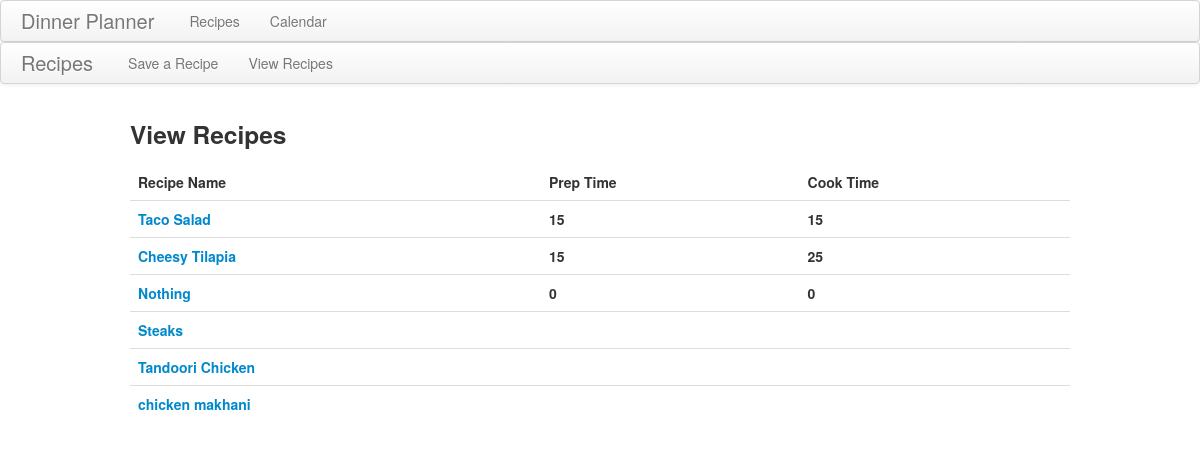
The app's page /recipes/view, older data.
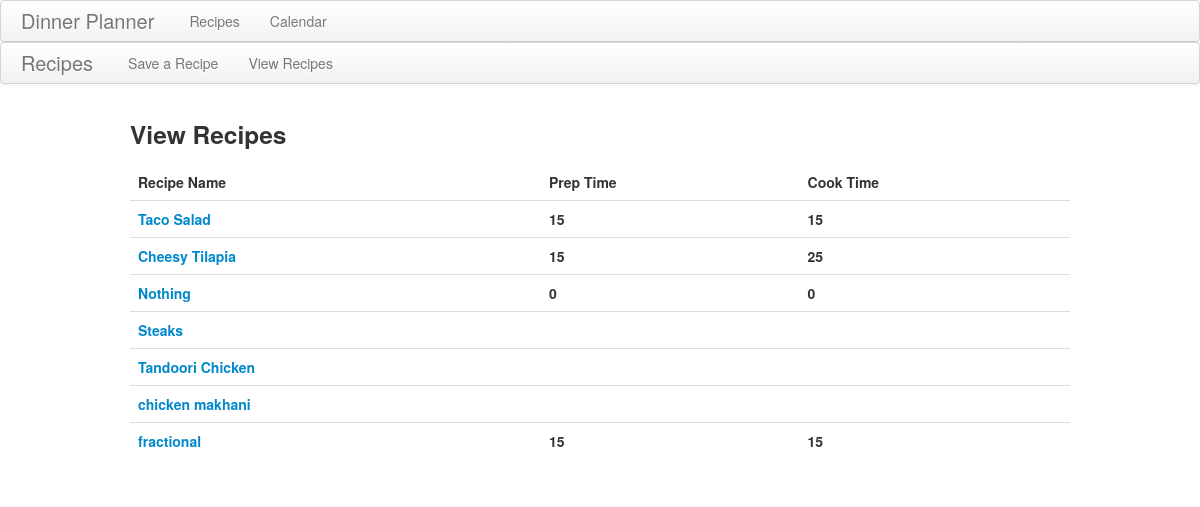
The same page, newer data.
### recipes/models.py (models this page shows)
class recipe(models.Model):
	title = models.CharField(max_length = 100)
	prep_time = models.CharField(max_length = 50)
	cook_time = models.CharField(max_length = 50)
	ingredients = models.TextField()

### recipes/views.py (the view)
def recipe_view(request):
	recipes = r.objects.all()
	context = {}
	context['recipes'] = recipes
	return render_to_response('recipe_view.html', context, context_instance = RequestContext(request))

### recipes/templates/recipe_view.html
{% extends 'recipe_template.html' %}
{% block main %}
<h3>View Recipes</h3>
<table class="table">
	<thead>
		<tr>
			<th>Recipe Name</th>
			<th>Prep Time</th>
			<th>Cook Time</th>
		</tr>
	</thead>
	<tbody>
		{% for recipe in recipes %}
				<tr class="view_recipe" >
					<th><a href="/recipes/view/{{recipe.pk}}">{{ recipe.title}}</a></th>
					<th>{{ recipe.prep_time }}</th>
					<th>{{ recipe.cook_time }}</th>
				</tr>
		{% endfor %}
	</tbody>
{% endblock %}

Row changes from the older to the newer data that the page shows:
added recipe: title "fractional", prep_time "15", cook_time "15"
